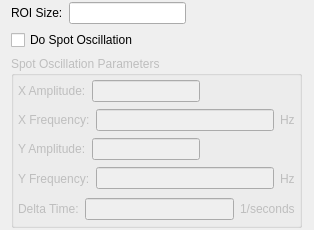
<?xml version="1.0" encoding="UTF-8"?>
<ui version="4.0">
 <class>GaussianCameraConfigForm</class>
 <widget class="QWidget" name="GaussianCameraConfigForm">
  <property name="geometry">
   <rect>
    <x>0</x>
    <y>0</y>
    <width>314</width>
    <height>230</height>
   </rect>
  </property>
  <property name="windowTitle">
   <string>Form</string>
  </property>
  <layout class="QVBoxLayout" name="verticalLayout">
   <property name="topMargin">
    <number>2</number>
   </property>
   <property name="rightMargin">
    <number>12</number>
   </property>
   <property name="bottomMargin">
    <number>2</number>
   </property>
   <item>
    <layout class="QHBoxLayout" name="horizontalLayout_6">
     <item>
      <widget class="QLabel" name="roiSizeLabel">
       <property name="text">
        <string>ROI Size:</string>
       </property>
      </widget>
     </item>
     <item>
      <widget class="QLineEdit" name="roiSizeLineEdit"/>
     </item>
     <item>
      <spacer name="horizontalSpacer">
       <property name="orientation">
        <enum>Qt::Horizontal</enum>
       </property>
       <property name="sizeHint" stdset="0">
        <size>
         <width>38</width>
         <height>20</height>
        </size>
       </property>
      </spacer>
     </item>
    </layout>
   </item>
   <item>
    <widget class="QCheckBox" name="spotOscillationCheckBox">
     <property name="text">
      <string>Do Spot Oscillation</string>
     </property>
    </widget>
   </item>
   <item>
    <widget class="QGroupBox" name="spotOscillationGroupBox">
     <property name="enabled">
      <bool>false</bool>
     </property>
     <property name="title">
      <string>Spot Oscillation Parameters</string>
     </property>
     <property name="checkable">
      <bool>false</bool>
     </property>
     <layout class="QGridLayout" name="gridLayout">
      <property name="leftMargin">
       <number>4</number>
      </property>
      <property name="topMargin">
       <number>4</number>
      </property>
      <property name="rightMargin">
       <number>4</number>
      </property>
      <property name="bottomMargin">
       <number>4</number>
      </property>
      <item row="0" column="0">
       <layout class="QHBoxLayout" name="horizontalLayout">
        <item>
         <widget class="QLabel" name="xAmpLabel">
          <property name="text">
           <string>X Amplitude:</string>
          </property>
         </widget>
        </item>
        <item>
         <widget class="QLineEdit" name="xAmpLineEdit"/>
        </item>
        <item>
         <spacer name="horizontalSpacer_2">
          <property name="orientation">
           <enum>Qt::Horizontal</enum>
          </property>
          <property name="sizeHint" stdset="0">
           <size>
            <width>40</width>
            <height>20</height>
           </size>
          </property>
         </spacer>
        </item>
       </layout>
      </item>
      <item row="1" column="0">
       <layout class="QHBoxLayout" name="horizontalLayout_2">
        <item>
         <widget class="QLabel" name="xFreqLabel">
          <property name="text">
           <string>X Frequency:</string>
          </property>
         </widget>
        </item>
        <item>
         <widget class="QLineEdit" name="xFreqLineEdit"/>
        </item>
        <item>
         <widget class="QLabel" name="xFreqUnits">
          <property name="text">
           <string>Hz</string>
          </property>
         </widget>
        </item>
       </layout>
      </item>
      <item row="2" column="0">
       <layout class="QHBoxLayout" name="horizontalLayout_3">
        <item>
         <widget class="QLabel" name="yAmpLabel">
          <property name="text">
           <string>Y Amplitude:</string>
          </property>
         </widget>
        </item>
        <item>
         <widget class="QLineEdit" name="yAmpLineEdit"/>
        </item>
        <item>
         <spacer name="horizontalSpacer_3">
          <property name="orientation">
           <enum>Qt::Horizontal</enum>
          </property>
          <property name="sizeHint" stdset="0">
           <size>
            <width>40</width>
            <height>20</height>
           </size>
          </property>
         </spacer>
        </item>
       </layout>
      </item>
      <item row="3" column="0">
       <layout class="QHBoxLayout" name="horizontalLayout_4">
        <item>
         <widget class="QLabel" name="yFreqLabel">
          <property name="text">
           <string>Y Frequency:</string>
          </property>
         </widget>
        </item>
        <item>
         <widget class="QLineEdit" name="yFreqLineEdit"/>
        </item>
        <item>
         <widget class="QLabel" name="yFreqUnits">
          <property name="text">
           <string>Hz</string>
          </property>
         </widget>
        </item>
       </layout>
      </item>
      <item row="4" column="0">
       <layout class="QHBoxLayout" name="horizontalLayout_5">
        <item>
         <widget class="QLabel" name="deltaTimeLabel">
          <property name="text">
           <string>Delta Time:</string>
          </property>
         </widget>
        </item>
        <item>
         <widget class="QLineEdit" name="deltaTimeLineEdit"/>
        </item>
        <item>
         <widget class="QLabel" name="deltaTimeUnits">
          <property name="text">
           <string>1/seconds</string>
          </property>
         </widget>
        </item>
       </layout>
      </item>
     </layout>
    </widget>
   </item>
  </layout>
 </widget>
 <resources/>
 <connections/>
</ui>
